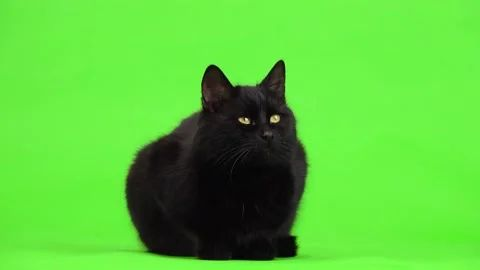
#> input picture semana3/cat.jpg, 480 x 270 px
$ jupyter execute ejercicio3.ipynb   (older library calls are emulated)
#> lines starting #> are read from the running program, lines starting #| are printed output that depends on the picture; after the words box and inside, x2 and y2 are one past the last pixel; in counts of white or black regions, pixels touching at a corner belong together
[cell 1]
import cv2
import numpy as np
import matplotlib.pyplot as plt

[cell 2]
# Función para mostrar la imagen
def show_image(image, title="Image"):
    # Convertir la imagen de BGR a RGB
    image_rgb = cv2.cvtColor(image, cv2.COLOR_BGR2RGB)
    plt.imshow(image_rgb)
    plt.title(title)
    plt.axis('off')
    plt.show()

# Cargar la imagen
image_path = "cat.jpg"
image = cv2.imread(image_path)
#> image is the input picture: shape (270, 480, 3); mean B, G, R 58.6, 198.2, 90.2

# Convertir la imagen a espacio de color HSV
hsv = cv2.cvtColor(image, cv2.COLOR_BGR2HSV)
#> hsv: shape (270, 480, 3); mean H, S, V 58.3, 157.1, 198.7

# Definir el rango de colores para el fondo verde
lower_green = np.array([35, 100, 100])
upper_green = np.array([85, 255, 255])

# Crear una máscara para el fondo verde
mask = cv2.inRange(hsv, lower_green, upper_green)
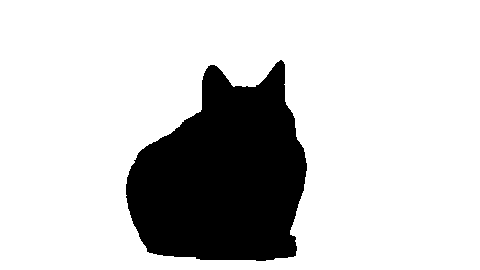
#> mask: shape (270, 480); 80.1% white; 1 black region, box (x1, y1, x2, y2) and area: (126, 60, 307, 261) 25733

# Invertir la máscara para obtener el gato
mask_inv = cv2.bitwise_not(mask)

#Crear una imagen de fondo del nuevo color (por ejemplo, azul)
new_background_color = [255, 0, 0]  # BGR para azul
background = np.full_like(image, new_background_color)

#Aplicar la máscara para extraer el fondo y el gato
background_masked = cv2.bitwise_and(background, background, mask=mask)
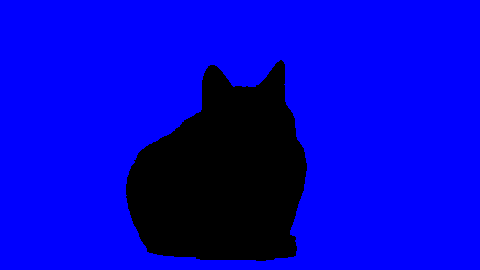
#> background_masked: shape (270, 480, 3); mean of channels 0, 1, 2 204.4, 0, 0; drawn as B, G, R
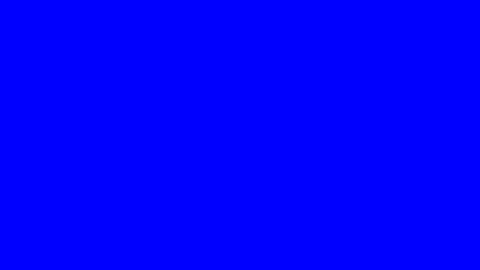
#> background: shape (270, 480, 3); mean of channels 0, 1, 2 255, 0, 0; drawn as B, G, R
cat_masked = cv2.bitwise_and(image, image, mask=mask_inv)
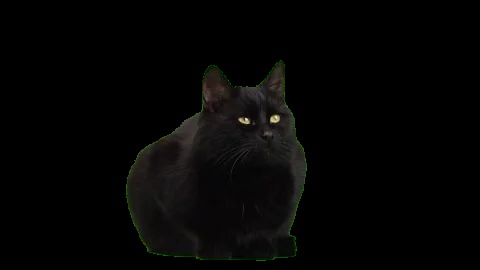
#> cat_masked: shape (270, 480, 3); mean B, G, R 3.8, 4.5, 4.6

#Combinar el gato con el nuevo fondo
final_image = cv2.add(background_masked, cat_masked)
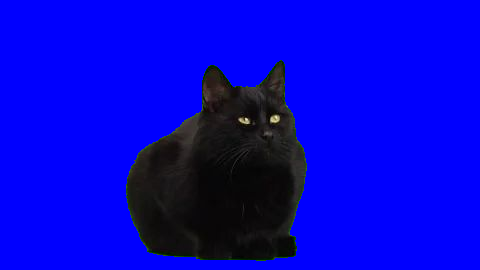
#> final_image: shape (270, 480, 3); mean of channels 0, 1, 2 208.2, 4.5, 4.6; drawn as B, G, R

#Mostrar la imagen resultante
show_image(final_image, title="Cat with New Background")

[cell 3]
#Punto 2A: Ajuste de brillo y contraste
def adjust_brightness_contrast(image, alpha, beta):
    # Ajuste de brillo y contraste
#> called with alpha = 1.5, beta = 50
    new_image = np.clip(alpha * image + beta, 0, 255).astype(np.uint8)
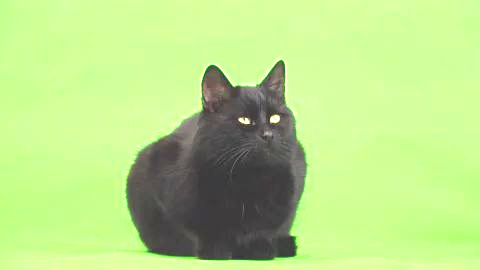
#> new_image: shape (270, 480, 3); mean B, G, R 137.7, 220.9, 185
    return new_image

#Ajustar el brillo y el contraste
alpha = 1.5  #Factor de contraste
beta = 50    #Valor de brillo
adjusted_image = adjust_brightness_contrast(image, alpha, beta)

# Mostrar la imagen con brillo y contraste ajustados en el notebook
show_image(adjusted_image, title="Adjusted Brightness and Contrast")

#Punto 2B: Guardar el gato con fondo transparente
#Convertir la máscara invertida a 3 canales
mask_inv_3channel = cv2.merge([mask_inv, mask_inv, mask_inv])

#Aplicar la máscara para obtener solo el gato
cat = cv2.bitwise_and(image, mask_inv_3channel)

#Crear el canal alfa para la transparencia
alpha_channel = mask_inv
cat_rgba = cv2.merge([cat[:, :, 0], cat[:, :, 1], cat[:, :, 2], alpha_channel])

#Mostrar el gato con fondo transparente
plt.imshow(cv2.cvtColor(cat_rgba, cv2.COLOR_BGRA2RGBA))
plt.title("Cat with Transparent Background")
plt.axis('off')
plt.show()
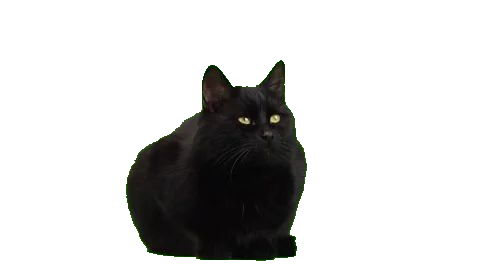
#> shown: shape (270, 480, 4); mean R, G, B, A 4.6, 4.5, 3.8, 50.6; transparent parts drawn white

[cell 4]
# Punto 3: Aplicar el operador Sobel
def apply_sobel_operator(image):
    # Convertir la imagen a escala de grises
    gray_image = cv2.cvtColor(image, cv2.COLOR_BGR2GRAY)
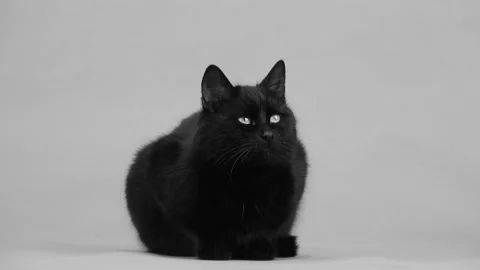
#> gray_image: shape (270, 480); min 0, max 240, mean 150

    #Aplicar el operador Sobel en la dirección X
    sobel_x = cv2.Sobel(gray_image, cv2.CV_64F, 1, 0, ksize=3)
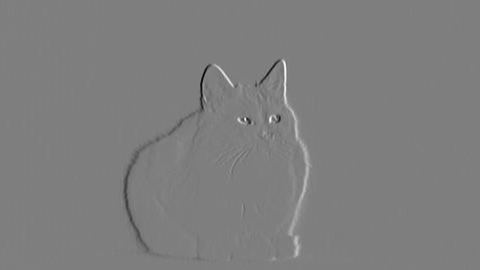
#> sobel_x: shape (270, 480) float64; min -692, max 698, mean 0.1; drawn with min black and max white

    #Aplicar el operador Sobel en la dirección Y
    sobel_y = cv2.Sobel(gray_image, cv2.CV_64F, 0, 1, ksize=3)

    #Calcular la magnitud del gradiente
    sobel_combined = cv2.magnitude(sobel_x, sobel_y)

    #Normalizar la imagen resultante
    sobel_combined = np.uint8(np.absolute(sobel_combined))
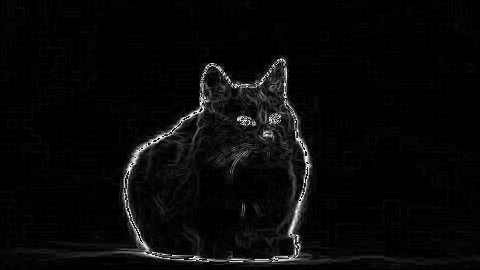
#> sobel_combined: shape (270, 480); min 0, max 255, mean 8.5

    return sobel_combined

#Aplicar el operador Sobel
sobel_image = apply_sobel_operator(image)

#Mostrar la imagen resultante del operador Sobel
plt.imshow(sobel_image, cmap='gray')
plt.title("Sobel Operator")
plt.axis('off')
plt.show()
